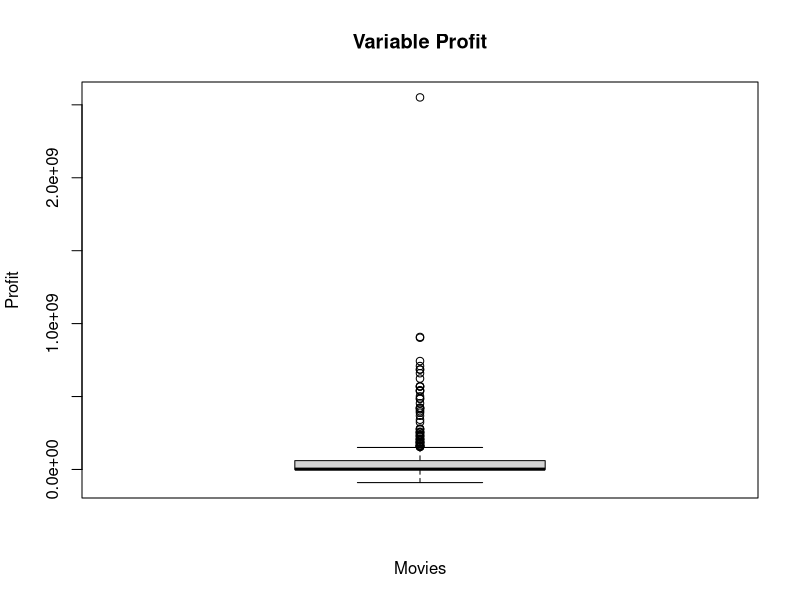
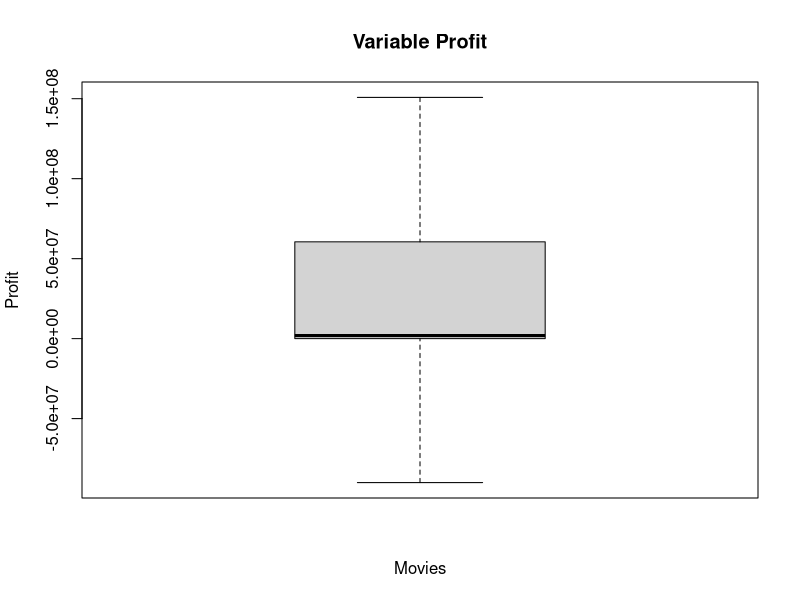
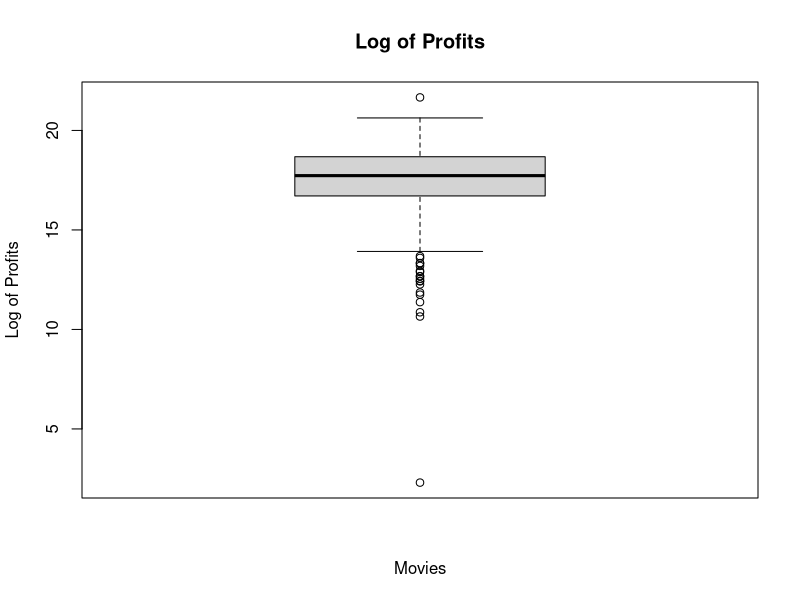
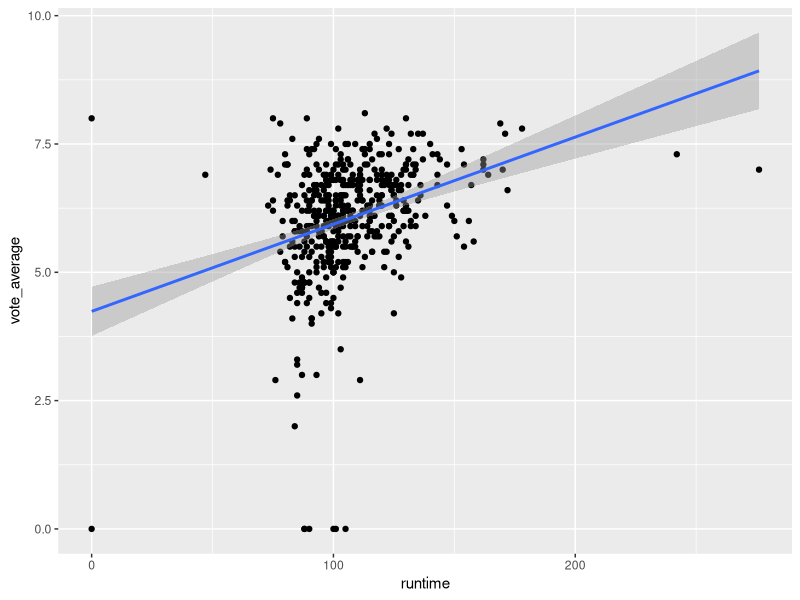
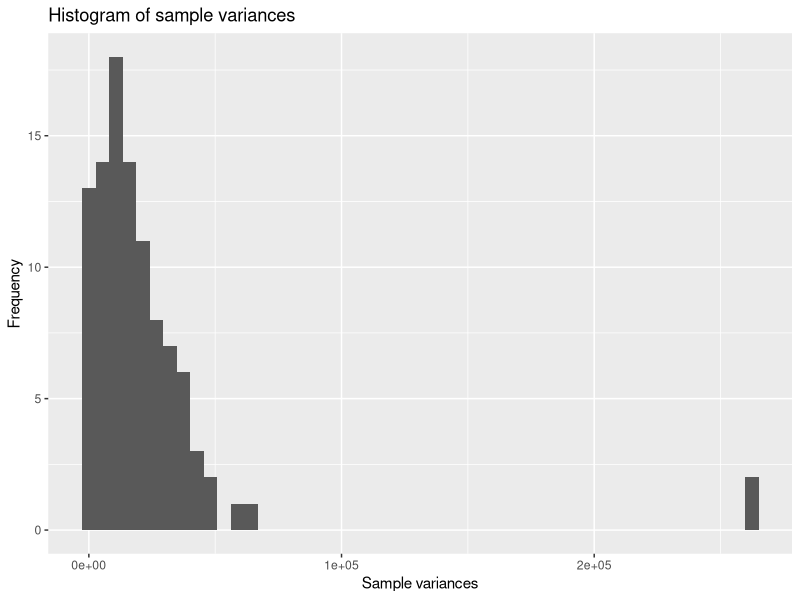
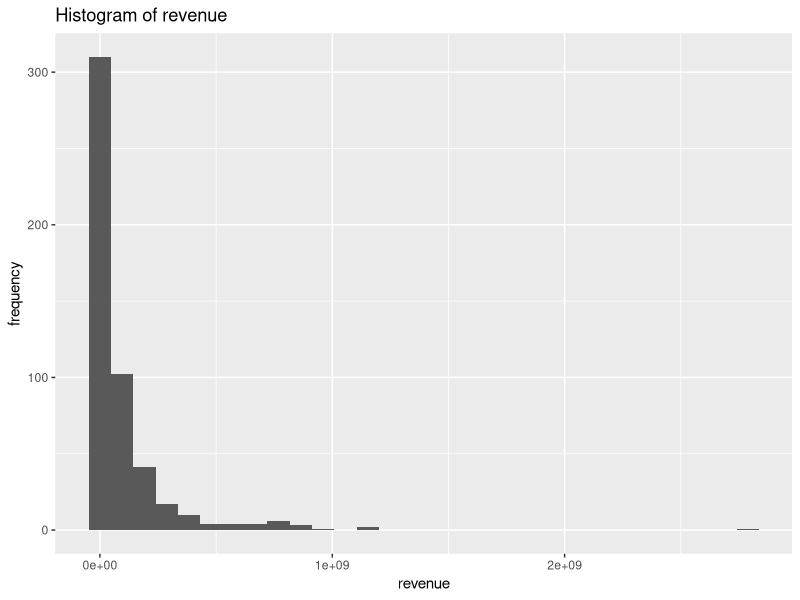
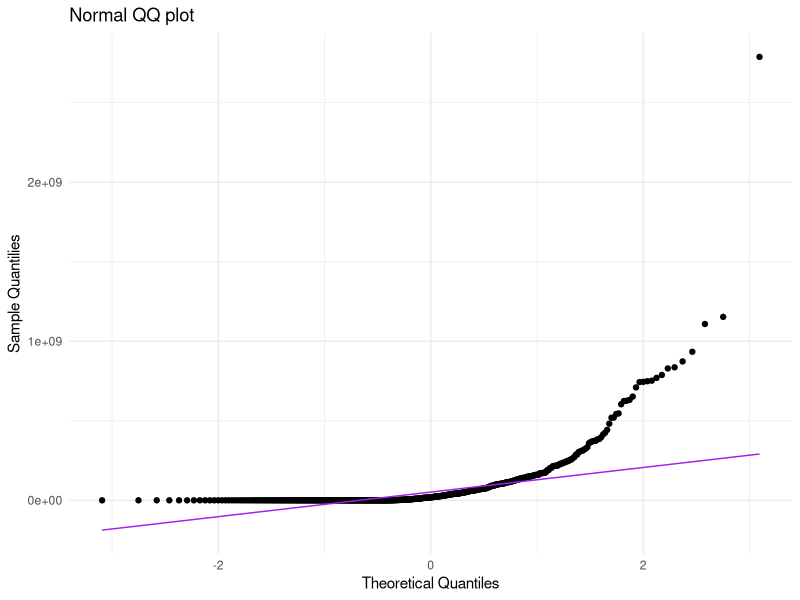
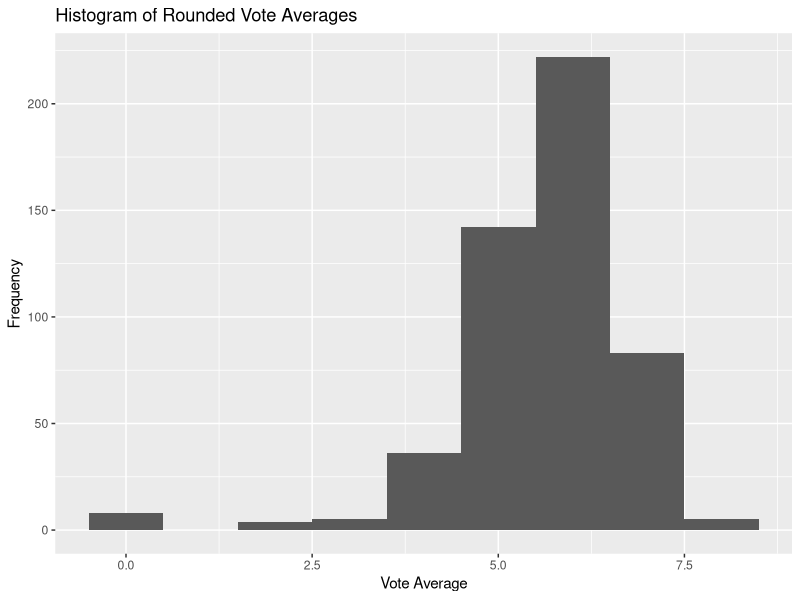

The R source for these figures, in order:
## ---- chunk 1
knitr::opts_chunk$set(echo = TRUE)
## ---- chunk 2
movies <- read.table("movies1.tsv", header=TRUE)

head(movies)

ncol(movies)
nrow(movies)

## ---- chunk 3
#WRITE YOUR CODE HERE
str(movies)
## ---- chunk 4

library(tidyverse)

movies$profit = movies$revenue - movies$budget

movies %>%
  summarise(mean(profit),
            median(profit),
            min(profit),
            max(profit))

## ---- chunk 5

#WRITE YOUR CODE HERE
max_profit = max(movies$profit)
min_profit = min(movies$profit)

movies %>%
  filter(profit == max_profit) %>%
  select(title, profit)

movies %>%
  filter(profit == min_profit) %>%
  select(title, profit)

## ---- chunk 6

#WRITE YOUR CODE HERE
boxplot(movies$profit, 
        main="Variable Profit",
        ylab="Profit",
        xlab="Movies")

movies %>%
  summarise(Q1 = quantile(movies$profit, 0.25),
            Q2 = quantile(movies$profit, 0.50),
            Q3 = quantile(movies$profit, 0.75),
            Q4 = max(movies$profit))

boxplot(movies$profit,
        main='Variable Profit',
        ylab="Profit",
        xlab="Movies",
        outline = FALSE)

## ---- chunk 7
#WRITE YOUR CODE HERE

movies$log_profits = log(movies$profit)

movies %>%
  summarise(mean_profits = mean(movies$log_profits))

movies %>%
  summarise(mean_profits2 = mean(log_profits[is.finite(log_profits)], na.rm = TRUE))

## ---- chunk 8

#WRITE YOUR CODE HERE
movies$log_profits[movies$log_profits<=0]<- NA
movies$log_profits[is.nan(movies$log_profits)] <- NA

mean(movies$log_profits, na.rm = TRUE)

boxplot(movies$log_profits,
        main = "Log of Profits",
        xlab = "Movies",
        ylab = "Log of Profits")

## ---- chunk 9

#WRITE YOUR CODE HERE
ggplot(movies, aes(x=runtime, y=vote_average))+
  geom_point()+
  geom_smooth(method="lm", se=T)

## ---- chunk 10
#WRITE YOUR CODE HERE

head(movies$index, n = 10)
nrow(movies)
## ---- chunk 11
#WRITE YOUR CODE HERE
actor_counts <- sort(table(movies$first_actor), decreasing = TRUE)
head(actor_counts, 1)

## ---- chunk 12
#WRITE YOUR CODE HERE
movies %>% 
  filter(first_actor=="Bruce Willis") %>% 
  summarise(average_revenue_Bruce=mean(revenue, na.rm=T))

mean(movies$revenue)
## ---- chunk 13
#WRITE YOUR CODE HERE

movies$profit = movies$profit/1000000
variance = var(movies$profit)
## ---- chunk 14
#WRITE YOUR CODE HERE

set.seed(123)

movies_sample <- movies[sample(nrow(movies), 25), ]
variance_sample = var(movies_sample$profit)

## ---- chunk 15
#WRITE YOUR CODE HERE

library(dplyr)

set.seed(123)

sample_vars <- c()
for (i in 1:100) {
  sample_data <- sample(movies$profit, size = 25, replace = TRUE)
  sample_vars[i] <- var(sample_data)
}

print(sample_vars)

## ---- chunk 16
#WRITE YOUR CODE HERE
dfsample_vars = as.data.frame(sample_vars)

ggplot(dfsample_vars, aes(x = sample_vars)) +
  geom_histogram(bins = 50) +
  labs(title = "Histogram of sample variances", x = "Sample variances", y = "Frequency")

dfsample_vars %>%
  summarise(mean_sample = mean(sample_vars),
            sd_sample = sd(sample_vars))

library(e1071)

skewness_sample = skewness(sample_vars, na.rm=T)
kurtosis_sample = kurtosis(sample_vars, na.rm=T)
print(skewness_sample)
print(kurtosis_sample)

## ---- chunk 17
#WRITE YOUR CODE HERE

thriller_movies <- subset(movies, grepl("Thriller", genre, ignore.case = FALSE))

t_result = t.test(thriller_movies$runtime, conf.level = 0.99)
conf_interval = t_result$conf.int
print(conf_interval)
## ---- chunk 18
#WRITE YOUR CODE HERE

mean_runtime = mean(thriller_movies$runtime)
sd_runtime = sd(thriller_movies$runtime)
n = length(thriller_movies$runtime)

sd_population = sd_runtime

z = qnorm(0.995)
error = z*(sd_population/sqrt(n))
LOW = mean_runtime - error
UP = mean_runtime + error

print(c(LOW, UP))
## ---- chunk 19
#WRITE YOUR CODE HERE
s2 = var(movies$runtime, na.rm = TRUE)
n = sum(!is.na(movies$runtime))

# Hypothesized variance
sigma2 <- 500

# Test statistic
test_statistic <- (n - 1) * s2 / sigma2

# Print test statistic
cat("test statistic:", round(test_statistic, 2), "\n")

#critical value
alpha <- 0.05
lower <- qchisq(alpha / 2, df = n - 1)
upper <- qchisq(1 - alpha / 2, df = n - 1)

#print
cat("Critical values:\n")
cat("Lower:", round(lower, 2), "\n")
cat("Upper:", round(upper, 2), "\n")


#compare test statistic with the critical
if (test_statistic < lower || test_statistic > upper) {
  cat("Reject the null hypothesis.\n")
} else {
  cat("Do not reject the null hypothesis.\n")
}

## ---- chunk 20
#WRITE YOUR CODE HERE
ggplot(movies, aes(x = revenue))+
  geom_histogram()+
  labs(title = "Histogram of revenue",
       y = "frequency")

ggplot(movies, aes(sample = revenue)) +
  stat_qq() +
  stat_qq_line(color = "purple") +
  labs(title = "Normal QQ plot",
       x = "Theoretical Quantiles",
       y = "Sample Quantilies") +
  theme_minimal()

## ---- chunk 21
#WRITE YOUR CODE HERE
movies$vote_average_rounded <- floor(movies$vote_average)

ggplot(movies, aes(x = vote_average_rounded)) +
  geom_histogram(binwidth = 1) +
  labs(title = "Histogram of Rounded Vote Averages",
       x = "Vote Average",
       y = "Frequency") 

## ---- chunk 22
#WRITE YOUR CODE HERE
profit_movies <- movies %>%
  group_by(vote_average_rounded) %>%
  summarise(profit_mean = mean(profit, na.rm = TRUE))


ggplot(profit_movies, aes(x = vote_average_rounded, y = profit_mean)) +
  geom_point(size = 3) +
  geom_line() +
  labs(
    title = "Average Profit by Rounded Vote Average",
    x = "Rounded Vote Average",
    y = "Average Profit"
  ) 

## ---- chunk 23
#WRITE YOUR CODE HERE
profit_by_year <- movies %>%
  group_by(release_year) %>%
  summarise(
    profit_mean = mean(profit, na.rm = TRUE),
    sd = sd(profit, na.rm = TRUE),
    n = n(),
    se = sd / sqrt(n),
    ci_lower = profit_mean - 1.96 * se,
    ci_upper = profit_mean + 1.96 * se
  )

ggplot(profit_by_year, aes(x = release_year, y = profit_mean)) +
  geom_point(size = 2, color = "darkblue") +
  geom_errorbar(aes(ymin = ci_lower, ymax = ci_upper), width = 0.3, color = "darkblue") +
  labs(
    title = "Average Profit per Year (95% Confidence Interval)",
    x = "Release Year",
    y = "Average Profit"
  ) +
  theme_minimal()

## ---- chunk 24
#WRITE YOUR CODE HERE

## ---- chunk 25
#WRITE YOUR CODE HERE

## ---- chunk 26
#WRITE YOUR CODE HERE

## ---- chunk 27
#WRITE YOUR CODE HERE

## ---- chunk 28
#WRITE YOUR CODE HERE

## ---- chunk 29
#WRITE YOUR CODE HERE

## ---- chunk 30
#WRITE YOUR CODE HERE

## ---- chunk 31
#WRITE YOUR CODE HERE

## ---- chunk 32
#WRITE YOUR CODE HERE

## ---- chunk 33
#WRITE YOUR CODE HERE

## ---- chunk 34
#WRITE YOUR CODE HERE

## ---- chunk 35
#WRITE YOUR CODE HERE

## ---- chunk 36
#WRITE YOUR CODE HERE

## ---- chunk 37
#WRITE YOUR CODE HERE

## ---- chunk 38
#WRITE YOUR CODE HERE

## ---- chunk 39
#WRITE YOUR CODE HERE
